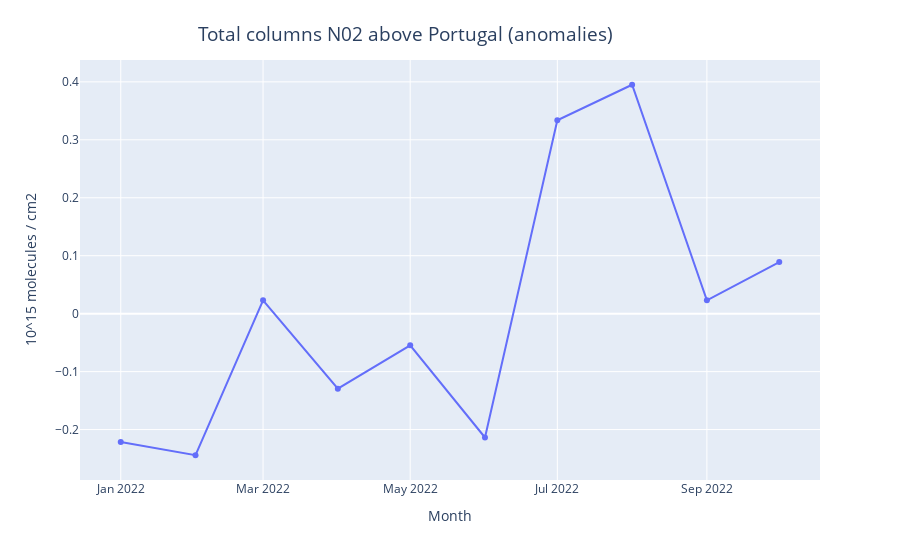

Notebook code cell kept with this figure:
### Code cell
fig = px.line(
    y=df2_agg_anomalies.values,
    x=df2_agg_anomalies.coords['time'],
    markers='o'
)
fig.update_xaxes(title="Month")
fig.update_yaxes(title=df2_agg_anomalies.attrs['units'])
fig.update_layout(
    title={
        "text": "Total columns N02 above Portugal (anomalies)",
        "x": 0.45,
        "y": 0.95,
        "automargin": True,
        "yref": "container",
        "font": {
            "size":19
        }
    }
)

### Figure 1 — Plotly figure (JSON) as saved in the notebook; plotly's stock layout.template omitted (floating-point values rounded to 4 significant figures)
{"data": [{"hovertemplate": "x=%{x}<br>y=%{y}<extra></extra>", "legendgroup": "", "line": {"color": "#636efa", "dash": "solid"}, "marker": {"symbol": "circle"}, "mode": "markers+lines", "name": "", "orientation": "v", "showlegend": false, "type": "scatter", "x": ["2022-01-01T00:00:00", "2022-02-01T00:00:00", "2022-03-01T00:00:00", "2022-04-01T00:00:00", "2022-05-01T00:00:00", "2022-06-01T00:00:00", "2022-07-01T00:00:00", "2022-08-01T00:00:00", "2022-09-01T00:00:00", "2022-10-01T00:00:00"], "xaxis": "x", "y": [-0.2213, -0.2444, 0.02292, -0.1296, -0.05463, -0.2137, 0.3337, 0.395, 0.02294, 0.08908], "yaxis": "y"}], "layout": {"legend": {"tracegroupgap": 0}, "margin": {"t": 60}, "title": {"automargin": true, "font": {"size": 19}, "text": "Total columns N02 above Portugal (anomalies)", "x": 0.45, "y": 0.95, "yref": "container"}, "xaxis": {"anchor": "y", "domain": [0, 1], "title": {"text": "Month"}}, "yaxis": {"anchor": "x", "domain": [0, 1], "title": {"text": "10^15 molecules / cm2"}}}}
